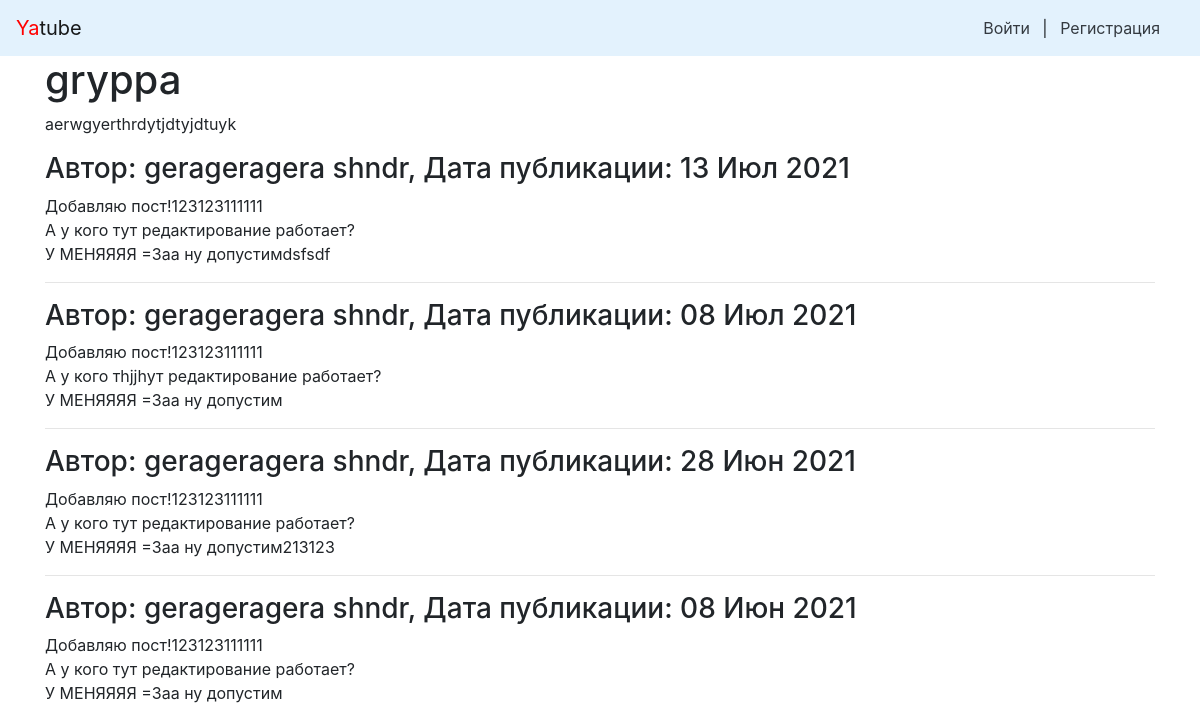
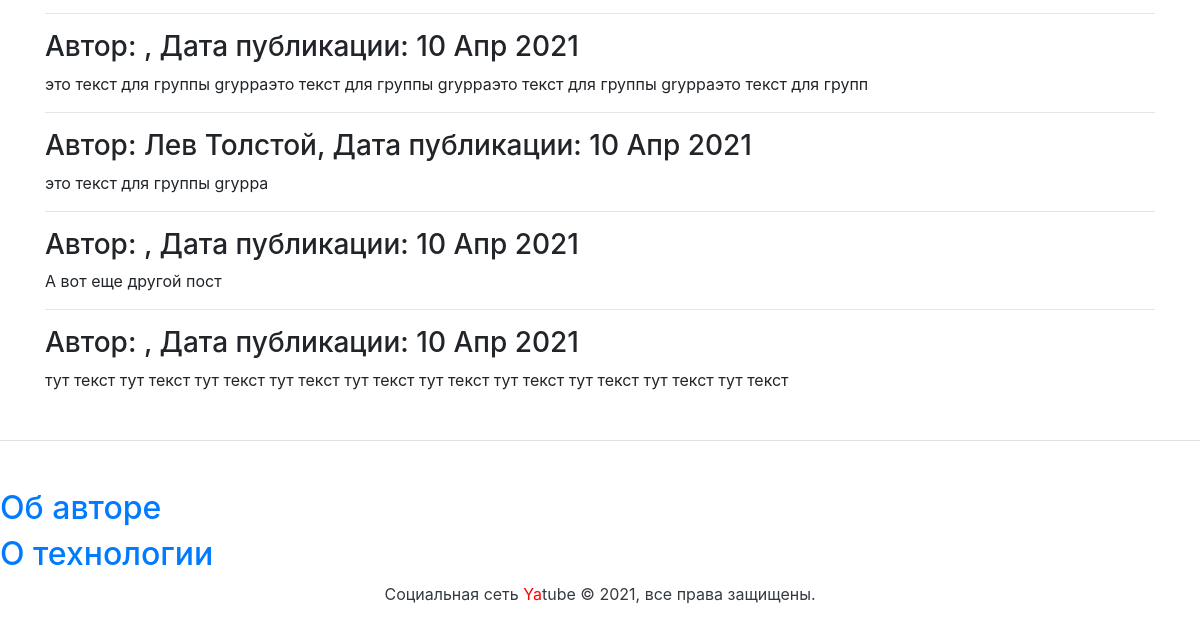
Page /group/sadrfsdgsetrh/ on the earlier database version (2 pictures, top to bottom).
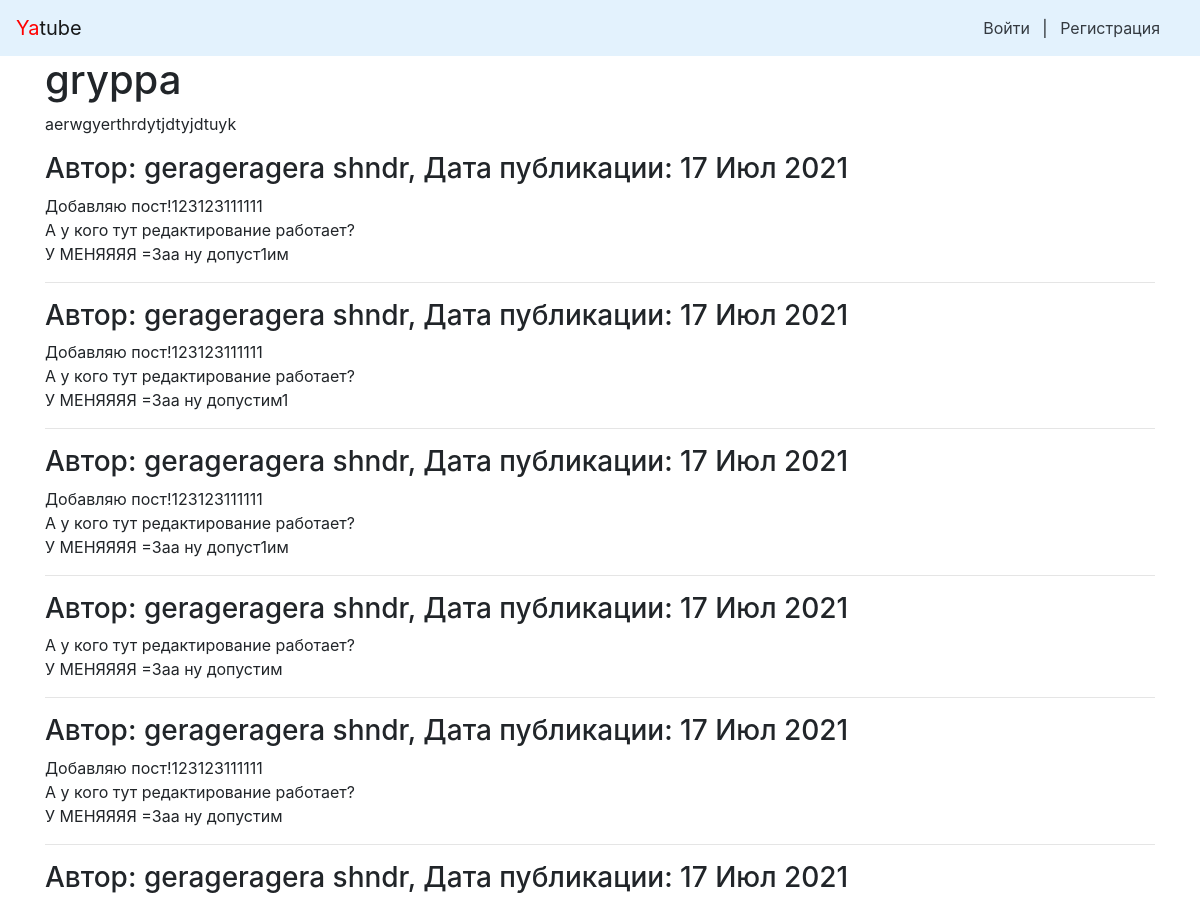
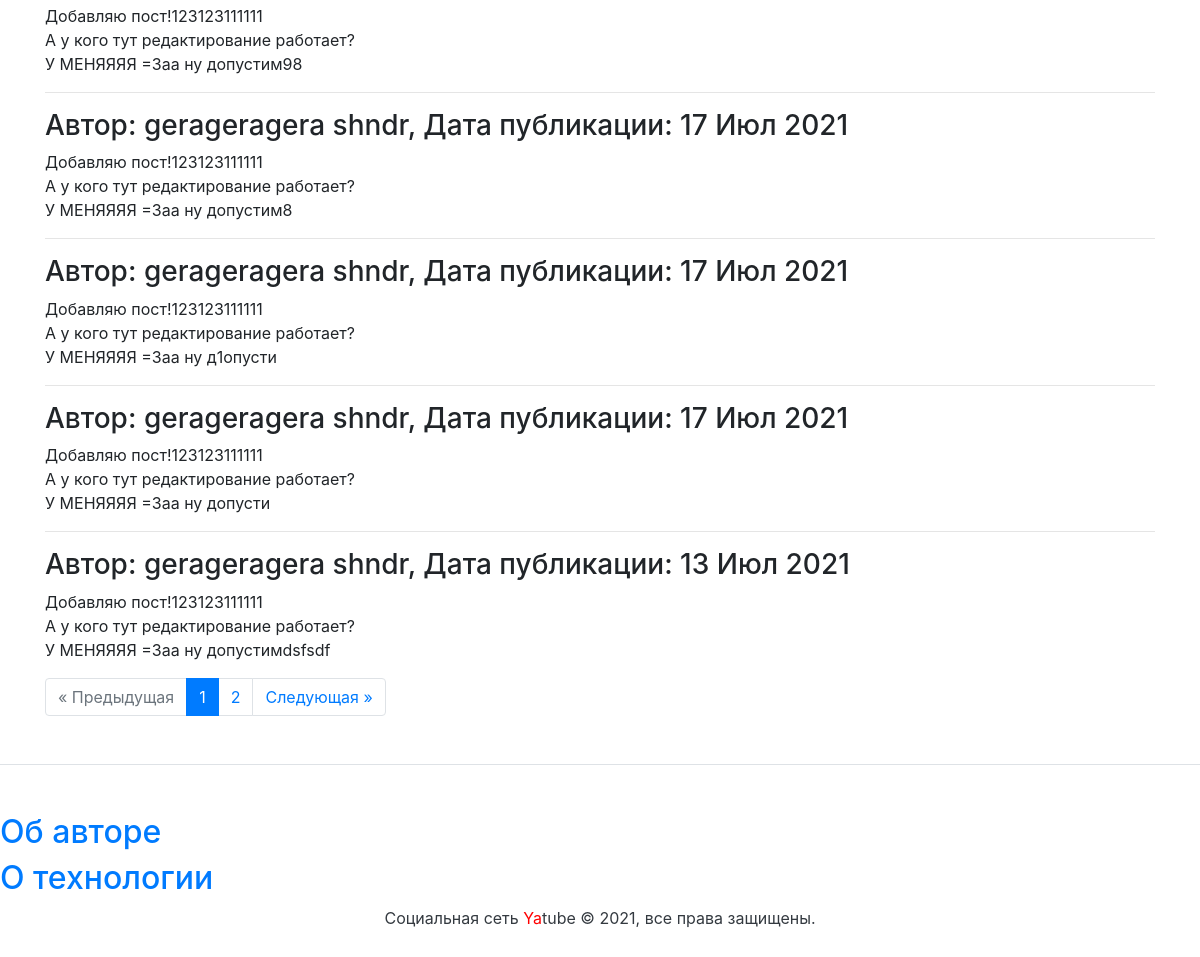
Same page on the later database version (2 pictures, top to bottom).
### posts/models.py (models this page shows, shortened)
class Post(models.Model):
    text = models.TextField(max_length=100)
    pub_date = models.DateTimeField("date published",
                                    auto_now_add=True)
    author = models.ForeignKey(User, on_delete=models.CASCADE,
                               related_name="posts")
    group = models.ForeignKey('Group',
                              on_delete=models.SET_NULL,
                              blank=True, null=True,
                              related_name='posts')
    class Meta:
        ordering = ['-pub_date', ]

### posts/views.py (the view)
# urls.py: path("group/<slug:slug>/", views.group_posts, name="group_posts"),
def group_posts(request, slug):
    group = get_object_or_404(Group, slug=slug)
    posts = group.posts.all()[:12]
    paginator = Paginator(posts, 10)
    page_number = request.GET.get('page')
    page = paginator.get_page(page_number)
    return render(request, "group.html", {"group": group,
                  'page': page})

### context_processors.py (called while the page is built)
def year(request):
    god = dt.datetime.now().year
    return {
        "year": god,
    }

### templates/group.html (shortened to what this page needs)
{% extends "base.html" %}
{% block header %}{{ group.title }}{% endblock %}
{% block content %}
    <p>{{ group.description }}</p>
    {% for post in page %}
    <h3>
        Автор: {{ post.author.get_full_name }}, Дата публикации: {{ post.pub_date|date:"d M Y" }}
    </h3>
    <p>{{ post.text|linebreaksbr }}</p>
    {% if not forloop.last %}<hr>{% endif %}
    {% endfor %}
    {% include "paginator.html" %}
{% endblock %}

Differences in the rows shown:
no longer on this page (row unchanged): Post: author.get_full_name "gerageragera shndr", pub_date "08 Июл 2021", text "Добавляю пост!123123111111 А у кого тhjjhут редактирование работает? У МЕНЯЯЯЯ =3aa ну допустим"
no longer on this page (row unchanged): Post: author.get_full_name "gerageragera shndr", pub_date "28 Июн 2021", text "Добавляю пост!123123111111 А у кого тут редактирование работает? У МЕНЯЯЯЯ =3aa ну допустим213123"
no longer on this page (row unchanged): Post: author.get_full_name "gerageragera shndr", pub_date "08 Июн 2021", text "Добавляю пост!123123111111 А у кого тут редактирование работает? У МЕНЯЯЯЯ =3aa ну допустим"
no longer on this page (row unchanged): Post: pub_date "10 Апр 2021", text "это текст для группы gryppaэто текст для группы gryppaэто текст для группы gryppaэто текст для групп"
no longer on this page (row unchanged): Post: author.get_full_name "Лев Толстой", pub_date "10 Апр 2021", text "это текст для группы gryppa"
no longer on this page (row unchanged): Post: pub_date "10 Апр 2021", text "А вот еще другой пост"
no longer on this page (row unchanged): Post: pub_date "10 Апр 2021", text "тут текст тут текст тут текст тут текст тут текст тут текст тут текст тут текст тут текст тут текст"
added Post: author.get_full_name "gerageragera shndr", pub_date "17 Июл 2021", text "Добавляю пост!123123111111 А у кого тут редактирование работает? У МЕНЯЯЯЯ =3aa ну допуст1им"
added Post: author.get_full_name "gerageragera shndr", pub_date "17 Июл 2021", text "Добавляю пост!123123111111 А у кого тут редактирование работает? У МЕНЯЯЯЯ =3aa ну допустим1"
added Post: author.get_full_name "gerageragera shndr", pub_date "17 Июл 2021", text "Добавляю пост!123123111111 А у кого тут редактирование работает? У МЕНЯЯЯЯ =3aa ну допуст1им"
added Post: author.get_full_name "gerageragera shndr", pub_date "17 Июл 2021", text "А у кого тут редактирование работает? У МЕНЯЯЯЯ =3aa ну допустим"
added Post: author.get_full_name "gerageragera shndr", pub_date "17 Июл 2021", text "Добавляю пост!123123111111 А у кого тут редактирование работает? У МЕНЯЯЯЯ =3aa ну допустим"
added Post: author.get_full_name "gerageragera shndr", pub_date "17 Июл 2021", text "Добавляю пост!123123111111 А у кого тут редактирование работает? У МЕНЯЯЯЯ =3aa ну допустим98"
added Post: author.get_full_name "gerageragera shndr", pub_date "17 Июл 2021", text "Добавляю пост!123123111111 А у кого тут редактирование работает? У МЕНЯЯЯЯ =3aa ну допустим8"
added Post: author.get_full_name "gerageragera shndr", pub_date "17 Июл 2021", text "Добавляю пост!123123111111 А у кого тут редактирование работает? У МЕНЯЯЯЯ =3aa ну д1опусти"
added Post: author.get_full_name "gerageragera shndr", pub_date "17 Июл 2021", text "Добавляю пост!123123111111 А у кого тут редактирование работает? У МЕНЯЯЯЯ =3aa ну допусти"
Other differences:
text now shown: "« Предыдущая Следующая »"
new list line: "1"
new list line: "2"
